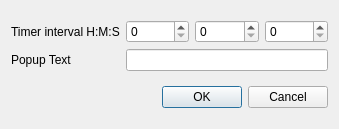
<?xml version="1.0" encoding="UTF-8"?>
<ui version="4.0">
 <class>Timer</class>
 <widget class="QDialog" name="Timer">
  <property name="geometry">
   <rect>
    <x>0</x>
    <y>0</y>
    <width>339</width>
    <height>129</height>
   </rect>
  </property>
  <property name="windowTitle">
   <string>Dialog</string>
  </property>
  <layout class="QGridLayout" name="gridLayout_2">
   <item row="0" column="0">
    <layout class="QGridLayout" name="gridLayout">
     <item row="0" column="0">
      <widget class="QLabel" name="TimerLabel">
       <property name="text">
        <string>Timer interval H:M:S</string>
       </property>
       <property name="buddy">
        <cstring>HourSpin</cstring>
       </property>
      </widget>
     </item>
     <item row="0" column="1">
      <widget class="QSpinBox" name="HourSpin">
       <property name="layoutDirection">
        <enum>Qt::LeftToRight</enum>
       </property>
       <property name="buttonSymbols">
        <enum>QAbstractSpinBox::UpDownArrows</enum>
       </property>
       <property name="maximum">
        <number>24</number>
       </property>
      </widget>
     </item>
     <item row="0" column="2">
      <widget class="QSpinBox" name="MinuteSpin">
       <property name="maximum">
        <number>59</number>
       </property>
      </widget>
     </item>
     <item row="0" column="3">
      <widget class="QSpinBox" name="SecondSpin">
       <property name="maximum">
        <number>59</number>
       </property>
      </widget>
     </item>
     <item row="1" column="0">
      <widget class="QLabel" name="PopupLabel">
       <property name="text">
        <string>Popup Text</string>
       </property>
       <property name="buddy">
        <cstring>PopupEdit</cstring>
       </property>
      </widget>
     </item>
     <item row="1" column="1" colspan="3">
      <widget class="QLineEdit" name="PopupEdit"/>
     </item>
    </layout>
   </item>
   <item row="1" column="0">
    <widget class="QDialogButtonBox" name="buttonBox">
     <property name="orientation">
      <enum>Qt::Horizontal</enum>
     </property>
     <property name="standardButtons">
      <set>QDialogButtonBox::Cancel|QDialogButtonBox::Ok</set>
     </property>
    </widget>
   </item>
  </layout>
 </widget>
 <resources/>
 <connections>
  <connection>
   <sender>buttonBox</sender>
   <signal>rejected()</signal>
   <receiver>Timer</receiver>
   <slot>hide()</slot>
   <hints>
    <hint type="sourcelabel">
     <x>316</x>
     <y>260</y>
    </hint>
    <hint type="destinationlabel">
     <x>286</x>
     <y>274</y>
    </hint>
   </hints>
  </connection>
 </connections>
</ui>
